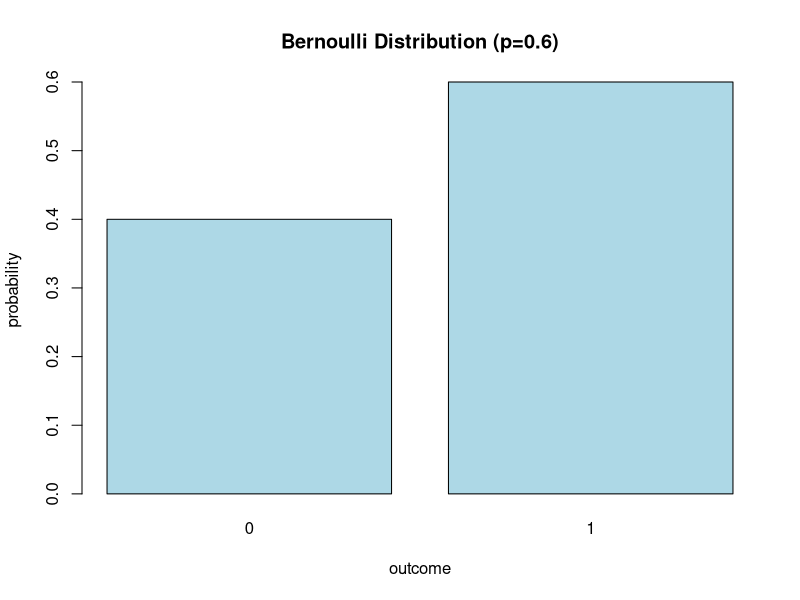
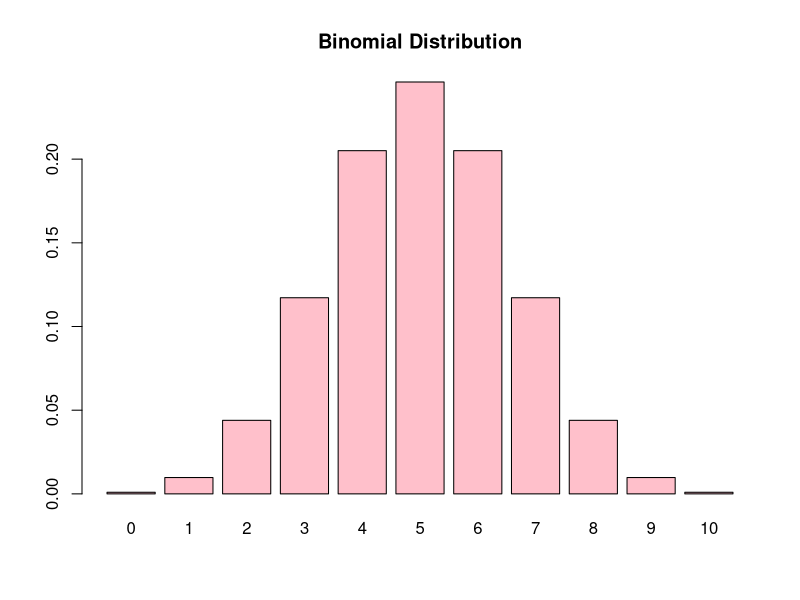
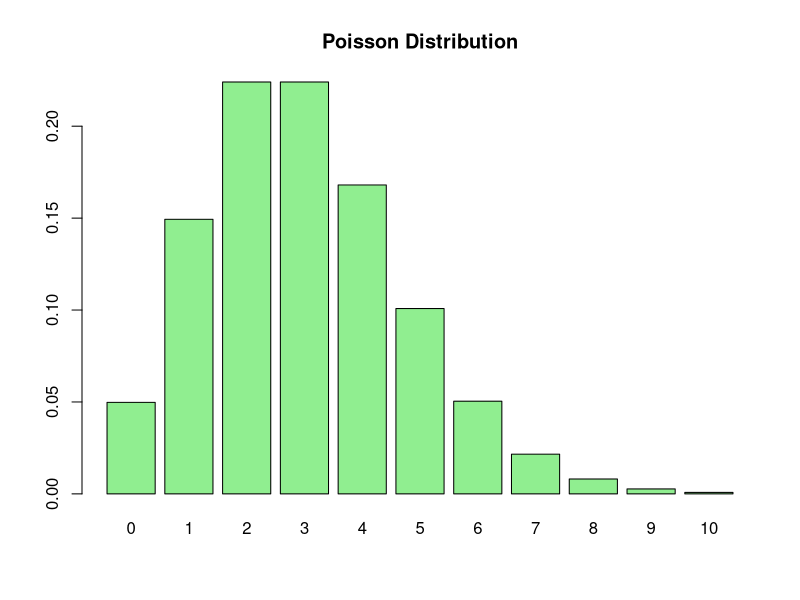
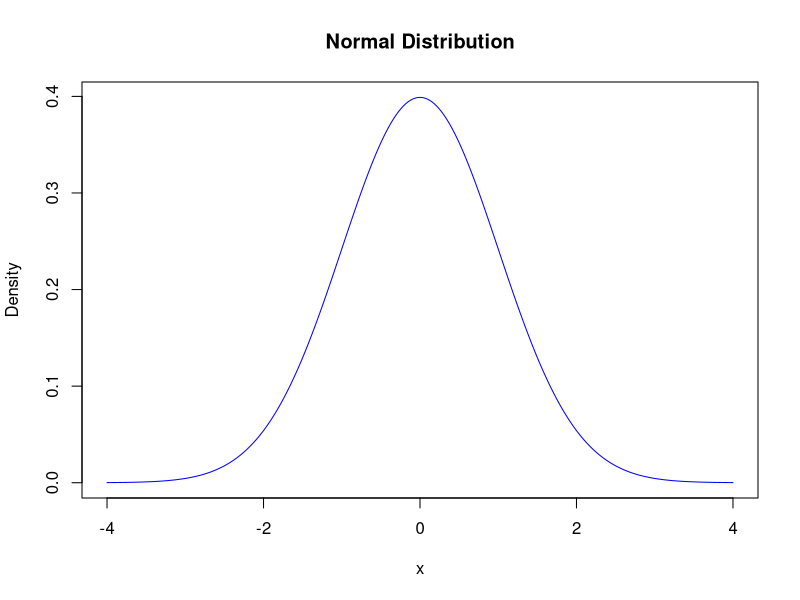
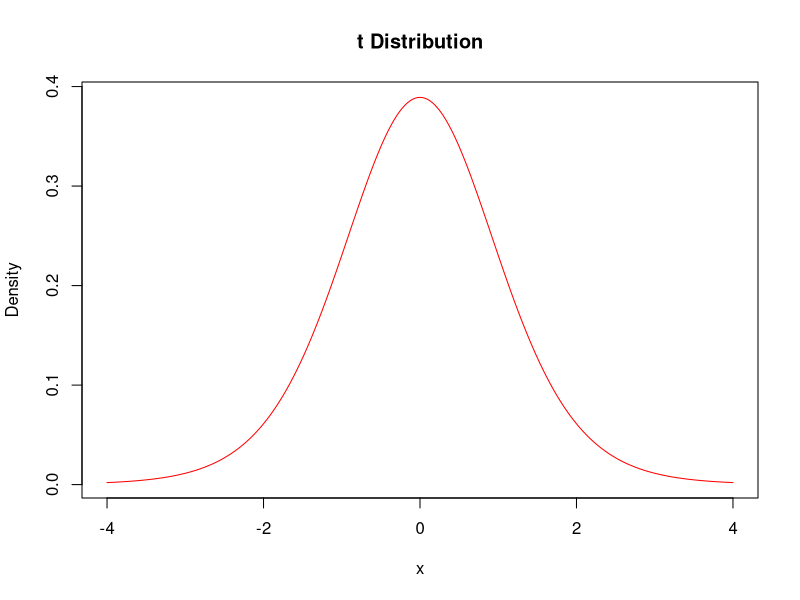
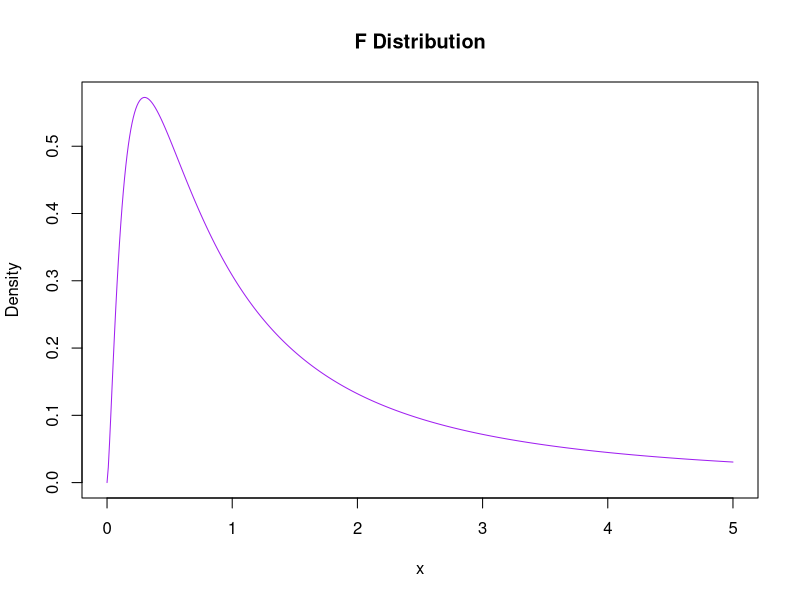
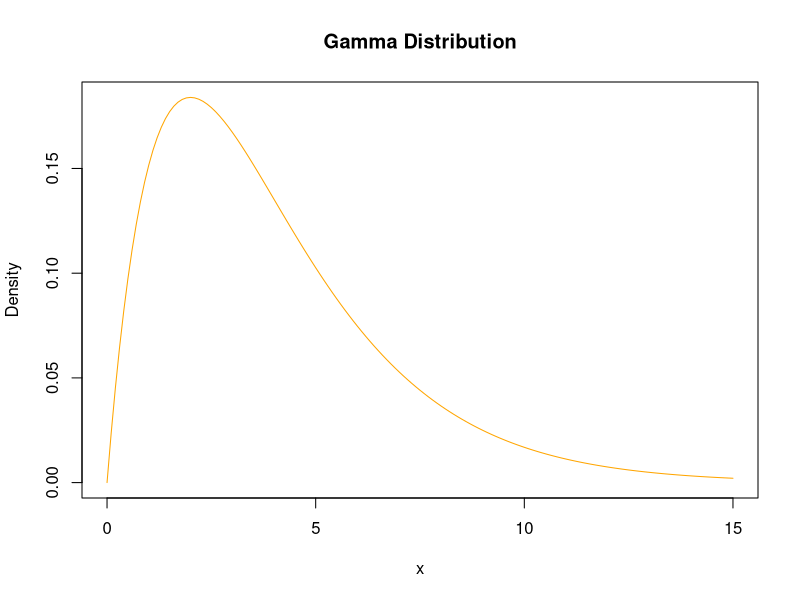
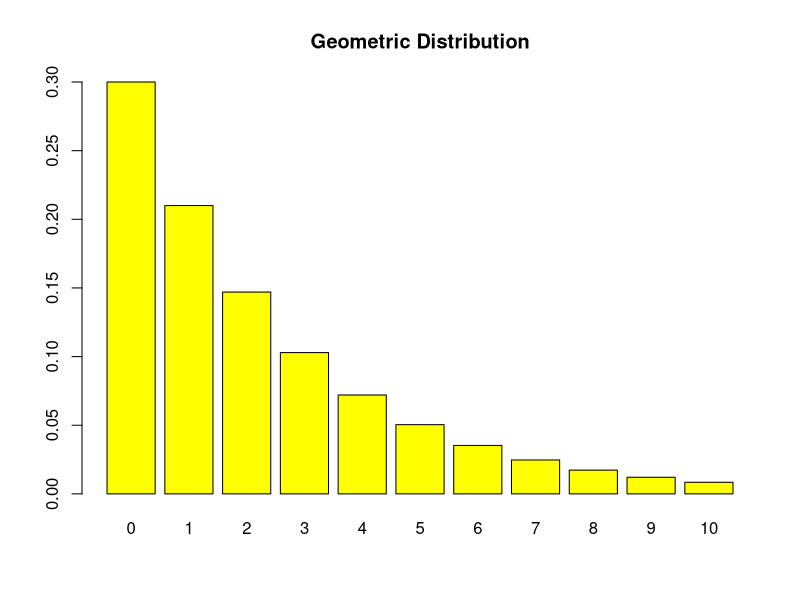

These charts were generated, in order, by the following R code:
# Assignment 12: Distributions in R

# -----------------------
# Q2 & Q5: Bernoulli
p <- 0.6
x <- c(0,1)
y <- dbinom(x, size=1, prob=p)
barplot(y, names.arg=x, col="lightblue", 
        main="Bernoulli Distribution (p=0.6)",
        xlab = "outcome", ylab = "probability")


# -----------------------
# Q2 & Q5: Binomial
x <- 0:10
y <- dbinom(x, size=10, prob=0.5)
barplot(y, names.arg=x, col="pink", main="Binomial Distribution")

# -----------------------
# Q2 & Q5: Poisson
x <- 0:10
y <- dpois(x, lambda=3)
barplot(y, names.arg=x, col="lightgreen", main="Poisson Distribution")

# -----------------------
# Q3: Normal
x <- seq(-4,4,0.01)
y <- dnorm(x, mean=0, sd=1)
plot(x, y, type="l", col="blue", main="Normal Distribution", ylab="Density")

# -----------------------
# Q3: t Distribution
y <- dt(x, df=10)
plot(x, y, type="l", col="red", main="t Distribution", ylab="Density")

# -----------------------
# Q3: F Distribution
x <- seq(0,5,0.01)
y <- df(x, df1=5, df2=2)
plot(x, y, type="l", col="purple", main="F Distribution", ylab="Density")

# -----------------------
# Q4: Gamma Distribution
x <- seq(0,15,0.1)
y <- dgamma(x, shape=2, scale=2)
plot(x, y, type="l", col="orange", main="Gamma Distribution", ylab="Density")

# -----------------------
# Q4: Geometric Distribution
x <- 0:10
y <- dgeom(x, prob=0.3)
barplot(y, names.arg=x, col="yellow", main="Geometric Distribution")

# -----------------------
# Q4: Negative Binomial Distribution
x <- 0:20
y <- dnbinom(x, size=5, prob=0.4)
barplot(y, names.arg=x, col="brown", main="Negative Binomial Distribution")